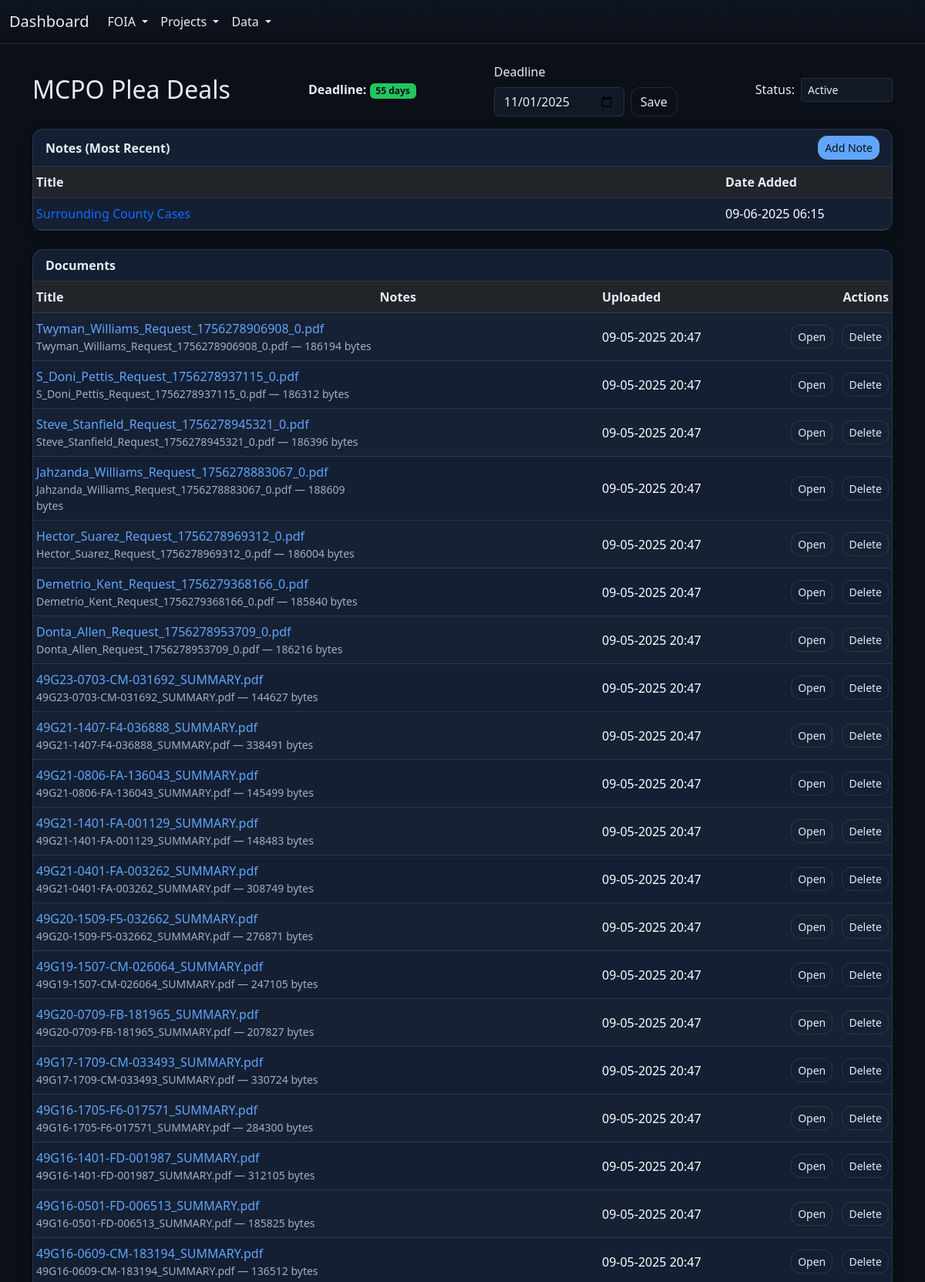
The page /projects/mcpo-plea-deals (upper part) on the database its author committed.
### models.py (models this page shows)
class Project(Base):
    __tablename__ = "projects"
    id = Column(Integer, primary_key=True)
    slug = Column(String(100), unique=True, nullable=False, index=True)  # e.g., "mcpo-plea-deals"
    name = Column(String(200), nullable=False)
    status = Column(SAEnum(ProjectStatus), nullable=False, default=ProjectStatus.PLANNED)
    created_at = Column(DateTime, default=datetime.utcnow)
    deadline = Column(Date, nullable=True)                 # NEW
    last_deadline_alert = Column(Date, nullable=True)      # NEW
    notes = relationship("ProjectNote", back_populates="project", cascade="all, delete-orphan")

class ProjectNote(Base):
    __tablename__ = "project_notes"
    id = Column(Integer, primary_key=True)
    project_id = Column(Integer, ForeignKey("projects.id", ondelete="CASCADE"), nullable=False, index=True)
    title = Column(String(255), nullable=False)
    body = Column(Text, nullable=True)
    created_at = Column(DateTime, default=datetime.utcnow, index=True)
    project = relationship("Project", back_populates="notes")

class ProjectDocument(Base):
    __tablename__ = "project_documents"
    id = Column(Integer, primary_key=True)
    project_slug = Column(String, index=True)   # e.g., "mcpo-plea-deals"
    title = Column(String, nullable=False)      # display name (editable)
    filename = Column(String, nullable=False)   # stored filename on disk
    stored_path = Column(String, nullable=False)
    mime_type = Column(String, nullable=True)
    size = Column(Integer, nullable=True)
    notes = Column(Text, nullable=True)         # editable notes
    uploaded_at = Column(DateTime, default=datetime.utcnow)

### app.py (the view)
@app.get("/projects/<slug>")
def project_detail(slug):
    db = SessionLocal()
    try:
        p = db.query(Project).filter(Project.slug == slug).first()
        if not p:
            flash("Project not found.")
            return redirect(url_for("projects_index"))
        notes = (
            db.query(ProjectNote)
              .filter(ProjectNote.project_id == p.id)
              .order_by(ProjectNote.created_at.desc())
              .limit(5)
              .all()
        )
        docs = (
            db.query(ProjectDocument)
              .filter(ProjectDocument.project_slug == slug)
              .order_by(ProjectDocument.uploaded_at.desc())
              .all()
        )
        datasets = (
            db.query(WorkbenchDataset)
            .filter(WorkbenchDataset.project_id == p.id)
            .order_by(WorkbenchDataset.uploaded_at.desc())
            .all()
        )
        return render_template("project_detail.html", project=p, notes=notes, docs=docs, datasets=datasets)
    finally:
        db.close()

### app.py (called while the page is built)
@app.template_filter("daysleft_badge")
def daysleft_badge(d):
    return badge_for_days_left(days_until(d))

@app.template_filter("daysleft_num")
def daysleft_num(d):
    n = days_until(d)
    return "" if n is None else n

@app.template_filter("localfmt")
def localfmt(dt, fmt="%m-%d-%Y %H:%M"):
    if not dt:
        return ""
    if dt.tzinfo is None:
        dt = dt.replace(tzinfo=UTC)
    return dt.astimezone(LOCAL_TZ).strftime(fmt)

### utils.py (called while the page is built)
def today_local() -> date:
    return datetime.now(LOCAL_TZ).date()

def days_until(d: date | None) -> int | None:
    if not d: return None
    return (d - today_local()).days

def badge_for_days_left(n: int | None) -> str:
    if n is None: return "bg-secondary"
    if n > 21: return "bg-success"
    if 14 <= n <= 21: return "bg-warning text-dark"
    return "bg-danger"

### templates/project_detail.html (shortened to what this page needs)
{% extends 'base.html' %}
{% block content %}
<div class="d-flex justify-content-between align-items-center mb-3">
  <h2 class="mb-0">
    {{ project.name }}
  </h2>
  <div>
    <b>Deadline:</b>
    {% set badge = project.deadline|daysleft_badge %}
    <span class="badge {{ badge }}">
      {% set n = project.deadline|daysleft_num %}
      {{ n if n != "" else "—" }}{% if n != "" %} days{% endif %}
    </span>
  </div>
  <form method="post" action="{{ url_for('project_update_deadline', slug=project.slug) }}" class="row g-2">
    <div class="col-auto">
      <label class="form-label">Deadline</label>
      <input type="date" name="deadline" class="form-control"
            value="{{ project.deadline.strftime('%Y-%m-%d') if project.deadline else '' }}">
    </div>
    <div class="col-auto align-self-end">
      <button class="btn btn-outline-light">Save</button>
    </div>
  </form>
  <form method="post" action="{{ url_for('project_update_status', slug=project.slug) }}" class="d-flex align-items-center gap-2">
    <label for="status" class="form-label m-0">Status:</label>
    <select class="form-select form-select-sm" id="status" name="status" onchange="this.form.submit()">
      {% for opt in ['Planned','Active','Completed'] %}
        <option value="{{ opt }}" {% if project.status.value == opt %}selected{% endif %}>{{ opt }}</option>
      {% endfor %}
    </select>
  </form>
</div>
<div class="card mb-4">
  <div class="card-header d-flex justify-content-between align-items-center">
    <strong>Notes (Most Recent)</strong>
    <button class="btn btn-sm btn-primary" data-bs-toggle="modal" data-bs-target="#addNoteModal">Add Note</button>
  </div>
  <div class="card-body p-0">
    {% if notes %}
      <div class="table-responsive" style="max-height: 35vh; overflow-y: auto;">
        <table class="table table-sm table-hover mb-0 align-middle notes-table">
          <thead class="table-dark">
            <tr>
              <th>Title</th>
              <th style="width: 220px;">Date Added</th>
            </tr>
          </thead>
          <tbody>
            {% for n in notes %}
            <tr>
              <td>
                <a href="#"
                   class="text-decoration-none"
                   data-bs-toggle="modal"
                   data-bs-target="#viewNoteModal"
                   data-note-title="{{ n.title|e }}"
                   data-note-body="{{ (n.body or '')|e }}"
                   data-note-date="{{ n.created_at|localfmt('%m-%d-%Y %H:%M') }}">
                  {{ n.title }}
                </a>
              </td>
              <td>{{ n.created_at|localfmt('%m-%d-%Y %H:%M') }}</td>
            </tr>
            {% endfor %}
          </tbody>
        </table>
      </div>
    {% else %}
      <div class="p-3">
        <div class="alert alert-secondary mb-0">No notes yet.</div>
      </div>
    {% endif %}
  </div>
</div>
<div class="card mb-4">
  <div class="card-header"><strong>Documents</strong></div>
  <div class="card-body p-0">
    {% if docs %}
      <div class="table-responsive" style="max-height: 60vh; overflow-y: auto;">
        <table class="table table-sm table-striped table-hover mb-0 align-middle">
          <thead class="table-dark">
            <tr>
              <th style="width: 40%;">Title</th>
              <th>Notes</th>
              <th style="width: 160px;">Uploaded</th>
              <th style="width: 220px;" class="text-end">Actions</th>
            </tr>
          </thead>
          <tbody>
          {% for d in docs %}
            <tr>
              <td>
                <a href="{{ url_for('project_doc_download', doc_id=d.id) }}" class="text-decoration-none">
                  {{ d.title or d.filename }}
                </a>
                <div class="small text-muted">
                  {{ d.filename }}{% if d.size %} — {{ d.size }} bytes{% endif %}
                </div>
              </td>
              <td>{{ d.notes or '' }}</td>
              <td class="uploaded-cell">{{ d.uploaded_at|localfmt('%m-%d-%Y %H:%M') if d.uploaded_at else '—' }}</td>
              <td class="text-end">
                <a class="btn btn-sm btn-outline-info me-2" href="{{ url_for('project_doc_download', doc_id=d.id) }}">Open</a>
                <form method="post" action="{{ url_for('project_doc_delete', doc_id=d.id) }}" style="display:inline;"
                      onsubmit="return confirm('Delete this document? This cannot be undone.');">
                  <button class="btn btn-sm btn-outline-danger">Delete</button>
                </form>
              </td>
            </tr>
          {% endfor %}
          </tbody>
        </table>
      </div>
    {% else %}
      <div class="p-3">
        <div class="alert alert-secondary mb-0">No documents yet.</div>
      </div>
    {% endif %}
  </div>
</div>
{% endblock %}

### static/main.css (style rules this page uses)
:root { --bg: #0b0f17; --bg-elev: #111826; --bg-card: #141f33; --bg-hover: rgba(255,255,255,0.04); --text: #e6edf3; --text-muted: #9fb0c3; --text-inverse: #091017; --border: rgba(255,255,255,0.10); --border-soft: rgba(255,255,255,0.06); --accent: #60a5fa; --success: #22c55e; --warning: #f59e0b; --danger: #ef4444; --info: #38bdf8; --shadow-1: 0 4px 16px rgba(0,0,0,0.3); --radius: 14px; --input-bg: var(--bg-elev); --input-border: var(--border); --input-focus: #93c5fd; --table-stripe: rgba(255,255,255,0.02); }
html, body { height: 100%; background: var(--bg); color: var(--text); }
body { -webkit-font-smoothing: antialiased; -moz-osx-font-smoothing: grayscale; }
h1,h2,h3,h4,h5,h6 { color: var(--text); }
p, small, span, li, dt, dd { color: var(--text); }
small, .text-muted { color: var(--text-muted) !important; }
a { color: var(--accent); text-decoration: none; }
.btn { border-radius: 12px; border-color: var(--border); color: var(--text); }
.btn-primary { background: var(--accent); border-color: var(--accent); color: var(--text-inverse); }
.btn-outline-light { color: var(--text); border-color: var(--border); background: transparent; }
.form-control, .form-select, .form-check-input, .form-control:disabled, .form-select:disabled { background: var(--input-bg); color: var(--text); border-color: var(--input-border); }
.form-control::placeholder { color: var(--text-muted); }
.card { background: var(--bg-card); color: var(--text); border: 1px solid var(--border); border-radius: var(--radius); box-shadow: var(--shadow-1); }
.card .card-header { background: transparent; border-bottom: 1px solid var(--border); }
.table { --bs-table-bg: transparent; --bs-table-color: var(--text); --bs-table-border-color: var(--border); color: var(--text); }
.table thead th { color: var(--text); border-bottom-color: var(--border); }
.table tbody tr { border-color: var(--border); }
.table-striped > tbody > tr:nth-of-type(odd) > * { background: var(--table-stripe); }
.badge.bg-success { background-color: var(--success) !important; color: var(--text-inverse); }
.table-sm td, .table-sm th { padding-top: .5rem; padding-bottom: .5rem; }
.form-label { color: var(--text); }

### templates/project_detail.html (style rules this page uses)
.uploaded-cell { color: #fff !important; }
.notes-table tbody td { color: #fff !important; }
.notes-table tbody td a { color: var(--bs-link-color); }

### rows shown on the page
Project: name "MCPO Plea Deals", deadline "11/01/2025", status "Active"
ProjectNote: title "Surrounding County Cases", created_at|localfmt "09-06-2025 06:15"
ProjectDocument: title "Twyman_Williams_Request_1756278906908_0.pdf", filename "Twyman_Williams_Request_1756278906908_0.pdf", size "186194", uploaded_at|localfmt "09-05-2025 20:47"
ProjectDocument: title "S_Doni_Pettis_Request_1756278937115_0.pdf", filename "S_Doni_Pettis_Request_1756278937115_0.pdf", size "186312", uploaded_at|localfmt "09-05-2025 20:47"
ProjectDocument: title "Steve_Stanfield_Request_1756278945321_0.pdf", filename "Steve_Stanfield_Request_1756278945321_0.pdf", size "186396", uploaded_at|localfmt "09-05-2025 20:47"
ProjectDocument: title "Jahzanda_Williams_Request_1756278883067_0.pdf", filename "Jahzanda_Williams_Request_1756278883067_0.pdf", size "188609", uploaded_at|localfmt "09-05-2025 20:47"
ProjectDocument: title "Hector_Suarez_Request_1756278969312_0.pdf", filename "Hector_Suarez_Request_1756278969312_0.pdf", size "186004", uploaded_at|localfmt "09-05-2025 20:47"
ProjectDocument: title "Demetrio_Kent_Request_1756279368166_0.pdf", filename "Demetrio_Kent_Request_1756279368166_0.pdf", size "185840", uploaded_at|localfmt "09-05-2025 20:47"
ProjectDocument: title "Donta_Allen_Request_1756278953709_0.pdf", filename "Donta_Allen_Request_1756278953709_0.pdf", size "186216", uploaded_at|localfmt "09-05-2025 20:47"
ProjectDocument: title "49G23-0703-CM-031692_SUMMARY.pdf", filename "49G23-0703-CM-031692_SUMMARY.pdf", size "144627", uploaded_at|localfmt "09-05-2025 20:47"
ProjectDocument: title "49G21-1407-F4-036888_SUMMARY.pdf", filename "49G21-1407-F4-036888_SUMMARY.pdf", size "338491", uploaded_at|localfmt "09-05-2025 20:47"
ProjectDocument: title "49G21-0806-FA-136043_SUMMARY.pdf", filename "49G21-0806-FA-136043_SUMMARY.pdf", size "145499", uploaded_at|localfmt "09-05-2025 20:47"
ProjectDocument: title "49G21-1401-FA-001129_SUMMARY.pdf", filename "49G21-1401-FA-001129_SUMMARY.pdf", size "148483", uploaded_at|localfmt "09-05-2025 20:47"
ProjectDocument: title "49G21-0401-FA-003262_SUMMARY.pdf", filename "49G21-0401-FA-003262_SUMMARY.pdf", size "308749", uploaded_at|localfmt "09-05-2025 20:47"
ProjectDocument: title "49G20-1509-F5-032662_SUMMARY.pdf", filename "49G20-1509-F5-032662_SUMMARY.pdf", size "276871", uploaded_at|localfmt "09-05-2025 20:47"
ProjectDocument: title "49G19-1507-CM-026064_SUMMARY.pdf", filename "49G19-1507-CM-026064_SUMMARY.pdf", size "247105", uploaded_at|localfmt "09-05-2025 20:47"
ProjectDocument: title "49G20-0709-FB-181965_SUMMARY.pdf", filename "49G20-0709-FB-181965_SUMMARY.pdf", size "207827", uploaded_at|localfmt "09-05-2025 20:47"
ProjectDocument: title "49G17-1709-CM-033493_SUMMARY.pdf", filename "49G17-1709-CM-033493_SUMMARY.pdf", size "330724", uploaded_at|localfmt "09-05-2025 20:47"
ProjectDocument: title "49G16-1705-F6-017571_SUMMARY.pdf", filename "49G16-1705-F6-017571_SUMMARY.pdf", size "284300", uploaded_at|localfmt "09-05-2025 20:47"
ProjectDocument: title "49G16-1401-FD-001987_SUMMARY.pdf", filename "49G16-1401-FD-001987_SUMMARY.pdf", size "312105", uploaded_at|localfmt "09-05-2025 20:47"
ProjectDocument: title "49G16-0501-FD-006513_SUMMARY.pdf", filename "49G16-0501-FD-006513_SUMMARY.pdf", size "185825", uploaded_at|localfmt "09-05-2025 20:47"
ProjectDocument: title "49G16-0609-CM-183194_SUMMARY.pdf", filename "49G16-0609-CM-183194_SUMMARY.pdf", size "136512", uploaded_at|localfmt "09-05-2025 20:47"

### other values the page prints
{{ n if n != "" else "—" }} "55"
